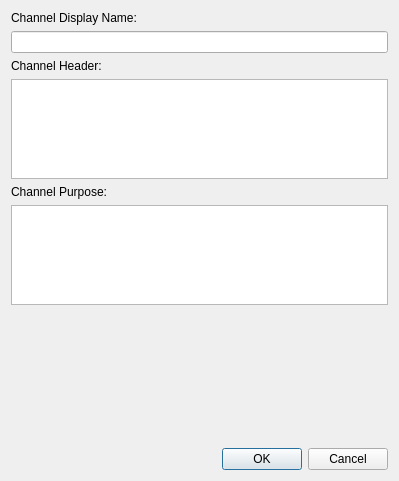
<?xml version="1.0" encoding="UTF-8"?>
<ui version="4.0">
 <class>EditChannelPropertiesDialog</class>
 <widget class="QDialog" name="EditChannelPropertiesDialog">
  <property name="geometry">
   <rect>
    <x>0</x>
    <y>0</y>
    <width>399</width>
    <height>481</height>
   </rect>
  </property>
  <property name="windowTitle">
   <string>Dialog</string>
  </property>
  <layout class="QVBoxLayout" name="verticalLayout">
   <item>
    <layout class="QHBoxLayout" name="horizontalLayout">
     <item>
      <layout class="QVBoxLayout" name="verticalLayout_3">
       <item>
        <widget class="QLabel" name="displayNameLabel">
         <property name="toolTip">
          <string>The name that is displayed in the UI for the channel</string>
         </property>
         <property name="text">
          <string>Channel Display Name:</string>
         </property>
        </widget>
       </item>
       <item>
        <widget class="QLineEdit" name="displayNameValue"/>
       </item>
       <item>
        <widget class="QLabel" name="channelHeaderLabel">
         <property name="toolTip">
          <string>Markdown-formatted text to display in the header of the channel</string>
         </property>
         <property name="text">
          <string>Channel Header:</string>
         </property>
        </widget>
       </item>
       <item>
        <widget class="QTextEdit" name="channelHeaderValue">
         <property name="maximumSize">
          <size>
           <width>16777215</width>
           <height>100</height>
          </size>
         </property>
         <property name="toolTip">
          <string/>
         </property>
        </widget>
       </item>
       <item>
        <widget class="QLabel" name="purposeLabel">
         <property name="toolTip">
          <string>A short description of the purpose of the channel</string>
         </property>
         <property name="text">
          <string>Channel Purpose:</string>
         </property>
        </widget>
       </item>
       <item>
        <widget class="QTextEdit" name="purposeValue">
         <property name="maximumSize">
          <size>
           <width>16777215</width>
           <height>100</height>
          </size>
         </property>
        </widget>
       </item>
      </layout>
     </item>
    </layout>
   </item>
   <item>
    <spacer name="verticalSpacer">
     <property name="orientation">
      <enum>Qt::Vertical</enum>
     </property>
     <property name="sizeHint" stdset="0">
      <size>
       <width>20</width>
       <height>40</height>
      </size>
     </property>
    </spacer>
   </item>
   <item>
    <widget class="QDialogButtonBox" name="buttonBox">
     <property name="orientation">
      <enum>Qt::Horizontal</enum>
     </property>
     <property name="standardButtons">
      <set>QDialogButtonBox::Cancel|QDialogButtonBox::Ok</set>
     </property>
    </widget>
   </item>
  </layout>
 </widget>
 <resources/>
 <connections>
  <connection>
   <sender>buttonBox</sender>
   <signal>accepted()</signal>
   <receiver>EditChannelPropertiesDialog</receiver>
   <slot>accept()</slot>
   <hints>
    <hint type="sourcelabel">
     <x>248</x>
     <y>254</y>
    </hint>
    <hint type="destinationlabel">
     <x>157</x>
     <y>274</y>
    </hint>
   </hints>
  </connection>
  <connection>
   <sender>buttonBox</sender>
   <signal>rejected()</signal>
   <receiver>EditChannelPropertiesDialog</receiver>
   <slot>reject()</slot>
   <hints>
    <hint type="sourcelabel">
     <x>316</x>
     <y>260</y>
    </hint>
    <hint type="destinationlabel">
     <x>286</x>
     <y>274</y>
    </hint>
   </hints>
  </connection>
 </connections>
</ui>
